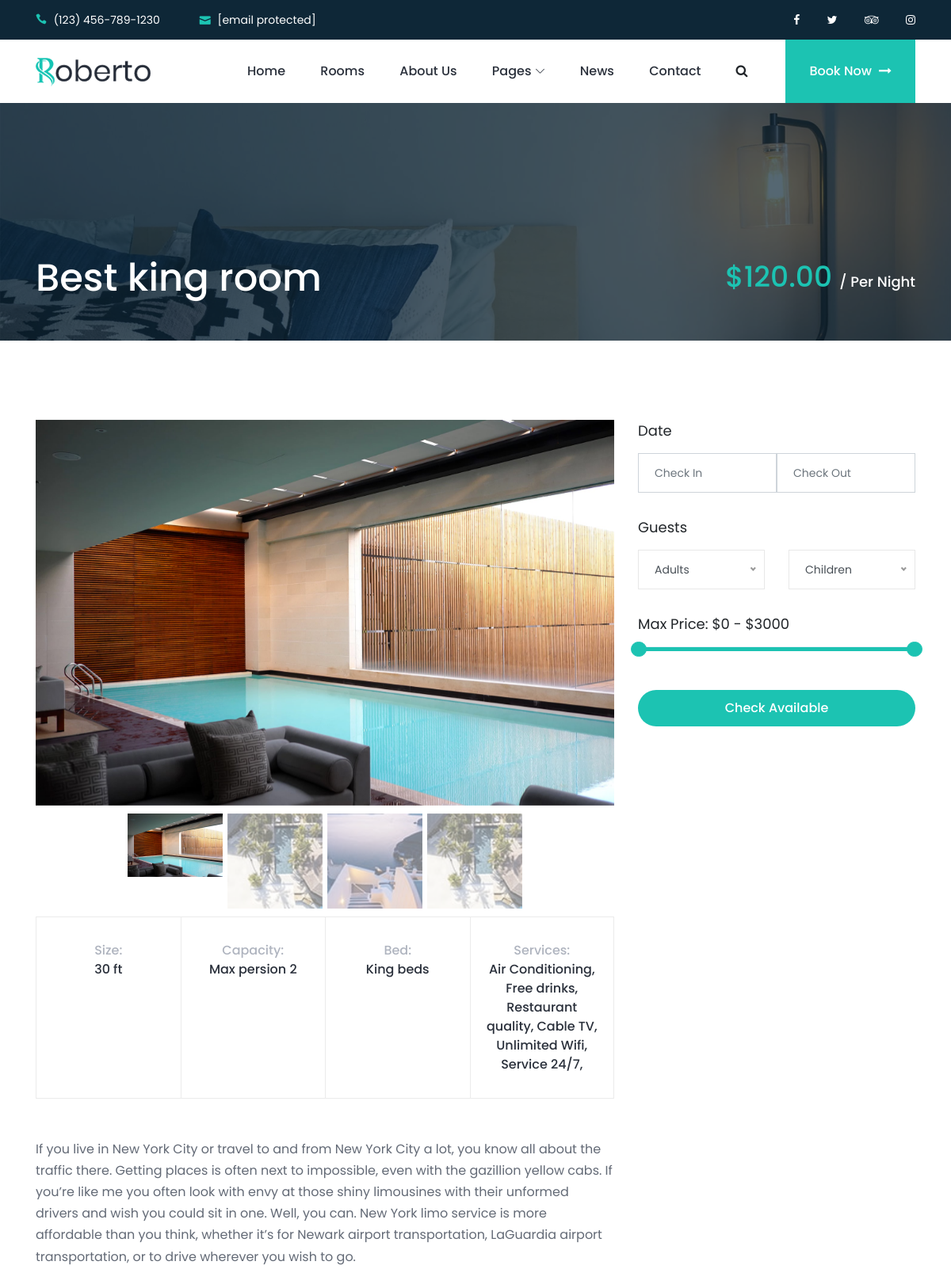
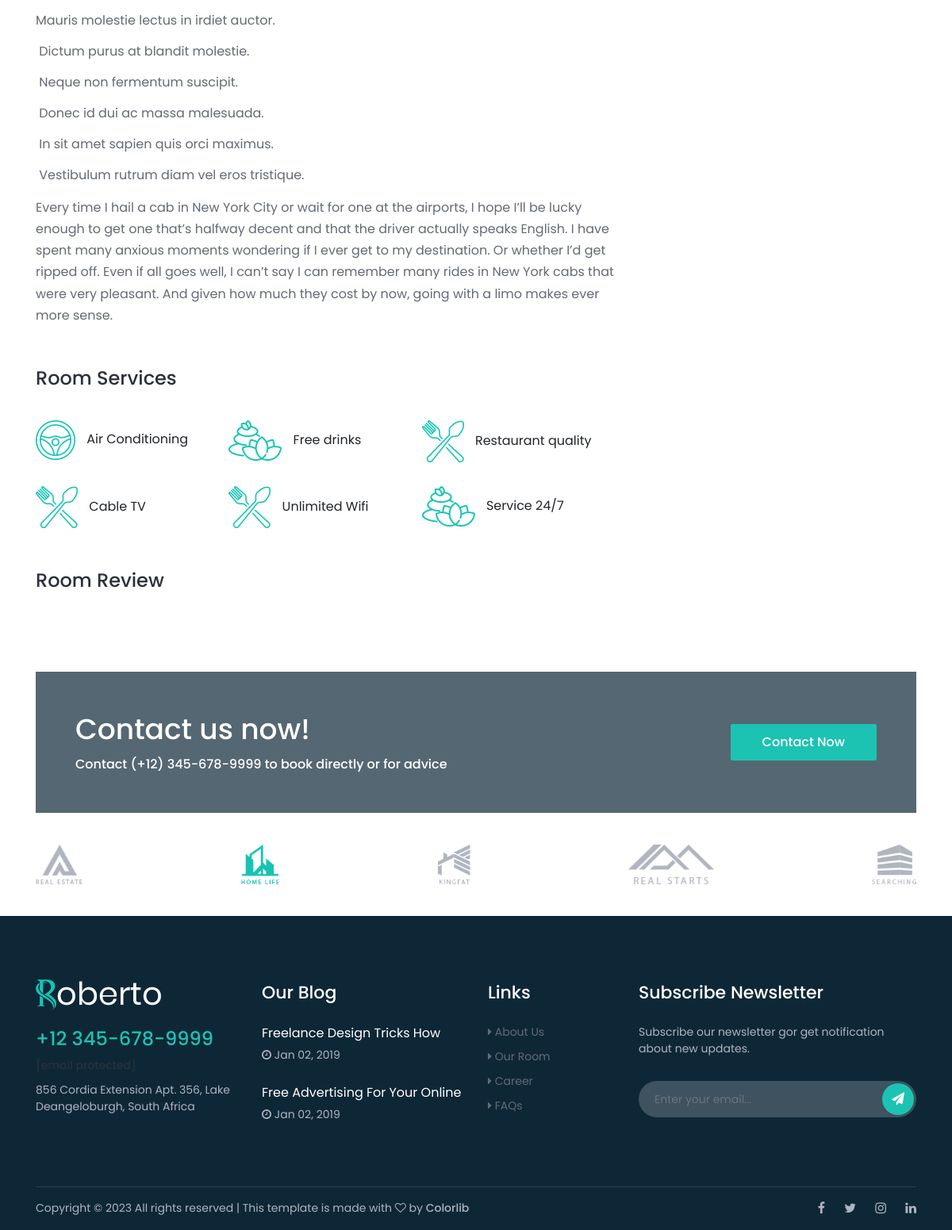
The app's page /booking/room/detail/best-king-room-30-ft/ with its own data (2 pictures, top to bottom).
### apps/booking/models.py (models this page shows, shortened)
class BookingBaseModel(models.Model):
    name = models.CharField(max_length=221)
    modified_date = models.DateTimeField(auto_now=True)
    created_date = models.DateTimeField(auto_now_add=True)
    class Meta:
        abstract = True

class Room(BookingBaseModel):
    slug = models.SlugField(null=True, blank=True, unique=True)
    size = models.CharField(max_length=221)
    capacity = models.IntegerField()
    price = models.DecimalField(max_digits=5, decimal_places=2)     # $999.99
    services = models.ManyToManyField(RoomService)
    description = RichTextField(null=True, blank=True)

class RoomImage(models.Model):
    room = models.ForeignKey(Room, on_delete=models.CASCADE)
    image = models.ImageField(upload_to='rooms/')

class RoomService(BookingBaseModel):
    image = models.ImageField(upload_to='rooms/services/', null=True, blank=True)

### apps/booking/views.py (the view)
# urls.py: path('room/detail/<slug:slug>/', room_detail, name='room_detail'),
def room_detail(request, slug):
    room = get_object_or_404(Room, slug=slug)
    reviews = RoomReview.objects.filter(room_id=room.id)
    ctx = {
        'object': room,
        'reviews': reviews,
    }
    return render(request, 'booking/single-room.html', ctx)

### templates/booking/single-room.html (shortened to what this page needs)
{% extends 'base.html' %}
{% load static %}
{% load range_filter %}
{% block content %}
<div class="breadcrumb-area bg-img bg-overlay jarallax" style="background-image: url({% static 'img/bg-img/16.jpg' %});">
    <div class="container h-100">
        <div class="row h-100 align-items-end">
            <div class="col-12">
                <div class="breadcrumb-content d-flex align-items-center justify-content-between pb-5">
                    <h2 class="room-title">{{ object.name }}</h2>
                    <h2 class="room-price">${{ object.price }} <span>/ Per Night</span></h2>
                </div>
            </div>
        </div>
    </div>
</div>
<div class="roberto-rooms-area section-padding-100-0">
    <div class="container">
        <div class="row">
            <div class="col-12 col-lg-8">
                <div class="single-room-details-area mb-50">
                    <div class="room-thumbnail-slides mb-50">
                        <div id="room-thumbnail--slide" class="carousel slide" data-ride="carousel">
                            <div class="carousel-inner">
                                <div class="carousel-item active">
                                    <img src="{{ object.roomimage_set.first.image.url }}" class="d-block w-100" alt="">
                                </div>
                            </div>
                            <ol class="carousel-indicators">
                                {% for img in object.roomimage_set.all %}
                                    <li data-target="#room-thumbnail--slide" data-slide-to="{{ forloop.counter0 }}" class="{% if forloop.counter0 == 0 %}active{% endif %}">
                                        <img  src="{{ img.image.url }}" class="d-block w-100" alt="">
                                    </li>
                                {% endfor %}
                            </ol>
                        </div>
                    </div>
                    <div class="room-features-area d-flex flex-wrap mb-50">
                        <h6>Size: <span>{{ object.size }}</span></h6>
                        <h6>Capacity: <span>Max persion {{ object.capacity }}</span></h6>
                        <h6>Bed: <span>King beds</span></h6>
                        <h6>Services: <span>{% for i in object.services.all %}{{ i.name }}, {% endfor %}</span></h6>
                    </div>
                    {{ object.description|safe }}
                </div>
                <div class="room-service mb-50">
                    <h4>Room Services</h4>
                    <ul>
                        {% for foo in object.services.all %}
                            <li><img src="{{ foo.image.url }}" alt=""> {{ foo.name }}</li>
                        {% endfor %}
                    </ul>
                </div>
                <div class="room-review-area mb-100">
                    <h4>Room Review</h4>
                </div>
            </div>
            <div class="col-12 col-lg-4">
                <div class="hotel-reservation--area mb-100">
                    <form action="#" method="post">
                        <div class="form-group mb-30">
                            <label for="checkInDate">Date</label>
                            <div class="input-daterange" id="datepicker">
                                <div class="row no-gutters">
                                    <div class="col-6">
                                        <input type="text" class="input-small form-control" name="checkInDate"
                                               id="checkInDate" placeholder="Check In">
                                    </div>
                                    <div class="col-6">
                                        <input type="text" class="input-small form-control" name="checkOutDate"
                                               placeholder="Check Out">
                                    </div>
                                </div>
                            </div>
                        </div>
                        <div class="form-group mb-30">
                            <label for="guests">Guests</label>
                            <div class="row">
                                <div class="col-6">
                                </div>
                                <div class="col-6">
                                </div>
                            </div>
                        </div>
                        <div class="form-group mb-50">
                            <div class="slider-range">
                                <div class="range-price">Max Price: $0 - $3000</div>
                                <div data-min="0" data-max="3000" data-unit="$"
                                     class="slider-range-price ui-slider ui-slider-horizontal ui-widget ui-widget-content ui-corner-all"
                                     data-value-min="0" data-value-max="3000" data-label-result="Max Price: ">
                                    <span class="ui-slider-handle ui-state-default ui-corner-all" tabindex="0"></span>
                                    <span class="ui-slider-handle ui-state-default ui-corner-all" tabindex="0"></span>
                                </div>
                            </div>
                        </div>
                        <div class="form-group">
                            <button type="submit" class="btn roberto-btn w-100">Check Available</button>
                        </div>
                    </form>
                </div>
            </div>
        </div>
    </div>
</div>
{% endblock %}

### static/css/main.css (style rules this page uses)
* { margin: 0; padding: 0; }
body { font-family: "Poppins", sans-serif; font-weight: 400; font-size: 16px; position: relative; z-index: auto; }
h1, h2, h3, h4, h5, h6 { font-family: "Poppins", sans-serif; color: #2a303b; line-height: 1.3; font-weight: 500; }
li { list-style: none; }
p { line-height: 1.7; color: #636a76; font-size: 16px; font-weight: 400; }
img { max-width: 100%; height: auto; }
ul { margin: 0; padding: 0; }
ul li { margin: 0; padding: 0; }
.bg-overlay { position: relative; z-index: 1; }
.bg-overlay::after { position: absolute; content: ""; height: 100%; width: 100%; top: 0; left: 0; z-index: -1; background-color: rgba(14, 39, 55, 0.7); }
.bg-img { background-position: center center !important; background-size: cover !important; background-repeat: no-repeat !important; }
.jarallax { position: relative; z-index: 0; }
.mb-30 { margin-bottom: 30px; }
.mb-50 { margin-bottom: 50px; }
.mb-100 { margin-bottom: 100px; }
.section-padding-100-0 { padding-top: 100px; padding-bottom: 0; }
.roberto-btn { position: relative; z-index: 1; min-width: 150px; height: 46px; line-height: 46px; font-size: 16px; font-weight: 500; display: inline-block; padding: 0 40px; text-align: center; text-transform: capitalize; background-color: #1cc3b2; color: #ffffff; border: none; border-radius: 2px; -webkit-transition-duration: 500ms; -o-transition-duration: 500ms; transition-duration: 500ms; }
.hotel-reservation--area { position: relative; z-index: 1; }
.hotel-reservation--area label, .hotel-reservation--area .range-price { font-size: 18px; display: block; margin-bottom: 15px; }
.hotel-reservation--area .form-control { width: 100%; height: 50px; text-align: left !important; font-size: 14px; padding: 0 20px; border-radius: 0 !important; }
.hotel-reservation--area button { border-radius: 30px !important; }
.ui-corner-all, .ui-corner-bottom, .ui-corner-right, .ui-corner-br { border-bottom-right-radius: 0; }
.ui-corner-all, .ui-corner-bottom, .ui-corner-left, .ui-corner-bl { border-bottom-left-radius: 0; }
.ui-corner-all, .ui-corner-top, .ui-corner-right, .ui-corner-tr { border-top-right-radius: 0; }
.ui-corner-all, .ui-corner-top, .ui-corner-left, .ui-corner-tl { border-top-left-radius: 0; }
.ui-widget.ui-widget-content { border: 1px solid #e8f1f8; background-color: #e8f1f8; height: 5px !important; }
.ui-slider .ui-slider-handle { border-radius: 50%; }
.ui-state-default, .ui-widget-content .ui-state-default, .ui-widget-header .ui-state-default, .ui-button, html .ui-button.ui-state-disabled:hover, html .ui-button.ui-state-disabled:active { border: 1px solid #1cc3b2; background: #1cc3b2; }
.ui-slider-horizontal .ui-slider-handle { top: -7px; }
.room-thumbnail-slides { position: relative; z-index: 1; }
.room-thumbnail-slides .carousel-indicators { position: relative; margin-bottom: 0; }
.room-thumbnail-slides .carousel-indicators li { width: 120px; height: 70px; }
.room-features-area { position: relative; z-index: 1; }
.room-features-area h6 { -webkit-box-flex: 0; -ms-flex: 0 0 25%; flex: 0 0 25%; max-width: 25%; width: 25%; padding: 30px 15px; border-left: 1px solid #ebebeb; border-top: 1px solid #ebebeb; border-bottom: 1px solid #ebebeb; text-align: center; color: #afb4bf; line-height: 1.5; margin-bottom: 0; }
.room-features-area h6 span { display: block; color: #2a303b; }
.room-features-area h6:last-child { border-right: 1px solid #ebebeb; }
.single-room-details-area { position: relative; z-index: 1; }
.single-room-details-area ul { position: relative; z-index: 1; margin-bottom: 15px; }
.single-room-details-area ul li { color: #636a76; display: block; margin-bottom: 15px; }
.room-service { position: relative; z-index: 1; }
.room-service ul { display: -webkit-box; display: -ms-flexbox; display: flex; -ms-flex-wrap: wrap; flex-wrap: wrap; }
.room-service ul li { -webkit-box-flex: 0; -ms-flex: 0 0 33.333333%; flex: 0 0 33.333333%; max-width: 33.333333%; width: 33.333333%; margin-top: 30px; }
.room-service ul li img { padding-right: 10px; }
.room-review-area { position: relative; z-index: 1; }
.room-review-area h4 { margin-bottom: 30px; }
.breadcrumb-area { position: relative; z-index: 1; height: 300px; }
.breadcrumb-area .room-title { font-size: 48px; color: #ffffff; margin-bottom: 0; }
.breadcrumb-area .room-price { font-size: 36px; color: #1cc3b2; margin-bottom: 0; }
.breadcrumb-area .room-price span { font-size: 18px; color: #ffffff; }
.breadcrumb-content { position: relative; z-index: 1; }

### records on screen
Room: name "Best king room", price "120.00", roomimage_set.first.image (picture), size "30 ft", capacity "2", description "If you live in New York City or travel to and from New York City a lot, you know all about the traffic there. Getting places is often next to impossible, even with the gazillion yellow cabs. If you’re like me you often look with envy at those shiny limousines with their unformed drivers and wish you could sit in one. Well, you can. New York limo service is more affordable than you think, whether it’s for Newark airport transportation, LaGuardia airport transportation, or to drive wherever you wish to go. Mauris molestie lectus in irdiet auctor. Dictum purus at blandit molestie. Neque non fermentum suscipit. Donec id dui ac massa malesuada. In sit amet sapien quis orci maximus. Vestibulum…"
RoomImage: image (picture)
RoomImage: image (picture)
RoomImage: image (picture)
RoomImage: image (picture)
RoomService: name "Air Conditioning", image (picture)
RoomService: name "Free drinks", image (picture)
RoomService: name "Restaurant quality", image (picture)
RoomService: name "Cable TV", image (picture)
RoomService: name "Unlimited Wifi", image (picture)
RoomService: name "Service 24/7", image (picture)
